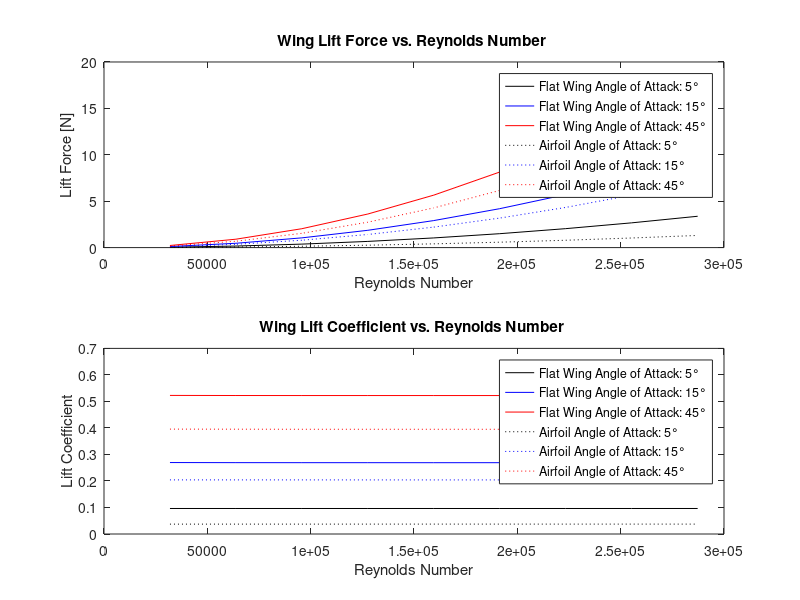

Source code (MATLAB):
% Wing plot

% use chord length for reynolds number characteristic length (straight line between leading and
% trailing edge)


% Get values
% Reynolds Numbers
FWR5 = [31916.43077 63832.86153 95749.2923 127665.7231 159582.1538 191498.5846 223415.0154 255331.4461 287247.8769];
FWR15 = [31916.43077 63832.86153 95749.2923 127665.7231 159582.1538 191498.5846 223415.0154 255331.4461 287247.8769];
FWR45 = [31916.43077 63832.86153 95749.2923 127665.7231 159582.1538 191498.5846 223415.0154 255331.4461 287247.8769];

% Wing Lift Forces: Get Directly from COMSOL
FWLF5 = [0.041682 0.1667 0.3751 0.66672 1.042 1.4993 2.0421 2.6673 3.3762];
FWLF15 = [0.11673 0.4663 1.0487 1.8642 2.9121 4.1942 5.7086 7.4546 9.434];
FWLF45 = [0.2264 0.90495 2.0357 3.619 5.6545 8.1424 11.083 14.475 18.319];

% Wing Lift Coefficients: Program COMSOL to compute these
FWC5 = [0.09622686693 0.09621070676 0.09621711953 0.09619916379 0.09622224974 0.09614657912 0.09621188462 0.09621431394 0.09622566988];
FWC15 = [0.2694823227 0.2691244905 0.269002648 0.2689802033 0.2689144083 0.2689641714 0.2689560573 0.2689008453 0.2688800929];
FWC45 = [0.5226659631 0.5222908163 0.522178593 0.5221753866 0.5221580721 0.5221529419 0.5221665527 0.5221393148 0.5221130403];
AFR5 = [31916.43077 63832.86153 95749.2923 127665.7231 159582.1538 191498.5846 223415.0154 255331.4461 287247.8769];
AFR15 = [31916.43077 63832.86153 95749.2923 127665.7231 159582.1538 191498.5846 223415.0154 255331.4461 287247.8769];
AFR45 = [31916.43077 63832.86153 95749.2923 127665.7231 159582.1538 191498.5846 223415.0154 255331.4461 287247.8769];

% Wing Lift Forces: Get Directly from COMSOL
AFLF5 = [0.01612 0.064547 0.14522 0.25845 0.40421 0.58204 0.79168 1.0348 1.3093];
AFLF15 = [0.088406 0.35358 0.79547 1.4137 2.2087 3.1805 4.3291 5.655 7.157];
AFLF45 = [0.17135 0.6849 1.5399 2.7375 4.277 6.1586 8.3828 10.949 13.858];

% Wing Lift Coefficients: Program COMSOL to compute these
AFC5 = [0.03721455532 0.03725322429 0.0372504668 0.03729102754 0.03732629133 0.03732485487 0.03729936086 0.03732709934 0.03731658953];
AFC15 = [0.2040936711 0.2040682765 0.2040464731 0.2039788185 0.2039597726 0.203957977 0.203962034 0.2039860328 0.2039829155];
AFC45 = [0.3955777949 0.3952892205 0.3950006461 0.3949862174 0.3949544742 0.3949365185 0.3949488205 0.3949501456 0.3949692948];

figure(1)
subplot(2, 1, 1);
plot(FWR5,FWLF5,'k');
hold on;
plot(FWR15,FWLF15,'b');
plot(FWR45,FWLF45,'r');
plot(AFR5,AFLF5,'k:');
plot(AFR15,AFLF15,'b:');
plot(AFR45,AFLF45,'r:');
ylabel('Lift Force [N]');
xlabel('Reynolds Number');
legend('Flat Wing Angle of Attack: 5°','Flat Wing Angle of Attack: 15°','Flat Wing Angle of Attack: 45°',...
'Airfoil Angle of Attack: 5°','Airfoil Angle of Attack: 15°','Airfoil Angle of Attack: 45°');
title("Wing Lift Force vs. Reynolds Number ");
hold off;

subplot(2, 1, 2);
plot(FWR5,FWC5,'k');
hold on;
plot(FWR15,FWC15,'b');
plot(FWR45,FWC45,'r');
plot(AFR5,AFC5,'k:');
plot(AFR15,AFC15,'b:');
plot(AFR45,AFC45,'r:');

ylabel('Lift Coefficient');
xlabel('Reynolds Number');
legend('Flat Wing Angle of Attack: 5°','Flat Wing Angle of Attack: 15°','Flat Wing Angle of Attack: 45°',...
'Airfoil Angle of Attack: 5°','Airfoil Angle of Attack: 15°','Airfoil Angle of Attack: 45°');
title("Wing Lift Coefficient vs. Reynolds Number ");
hold off;
